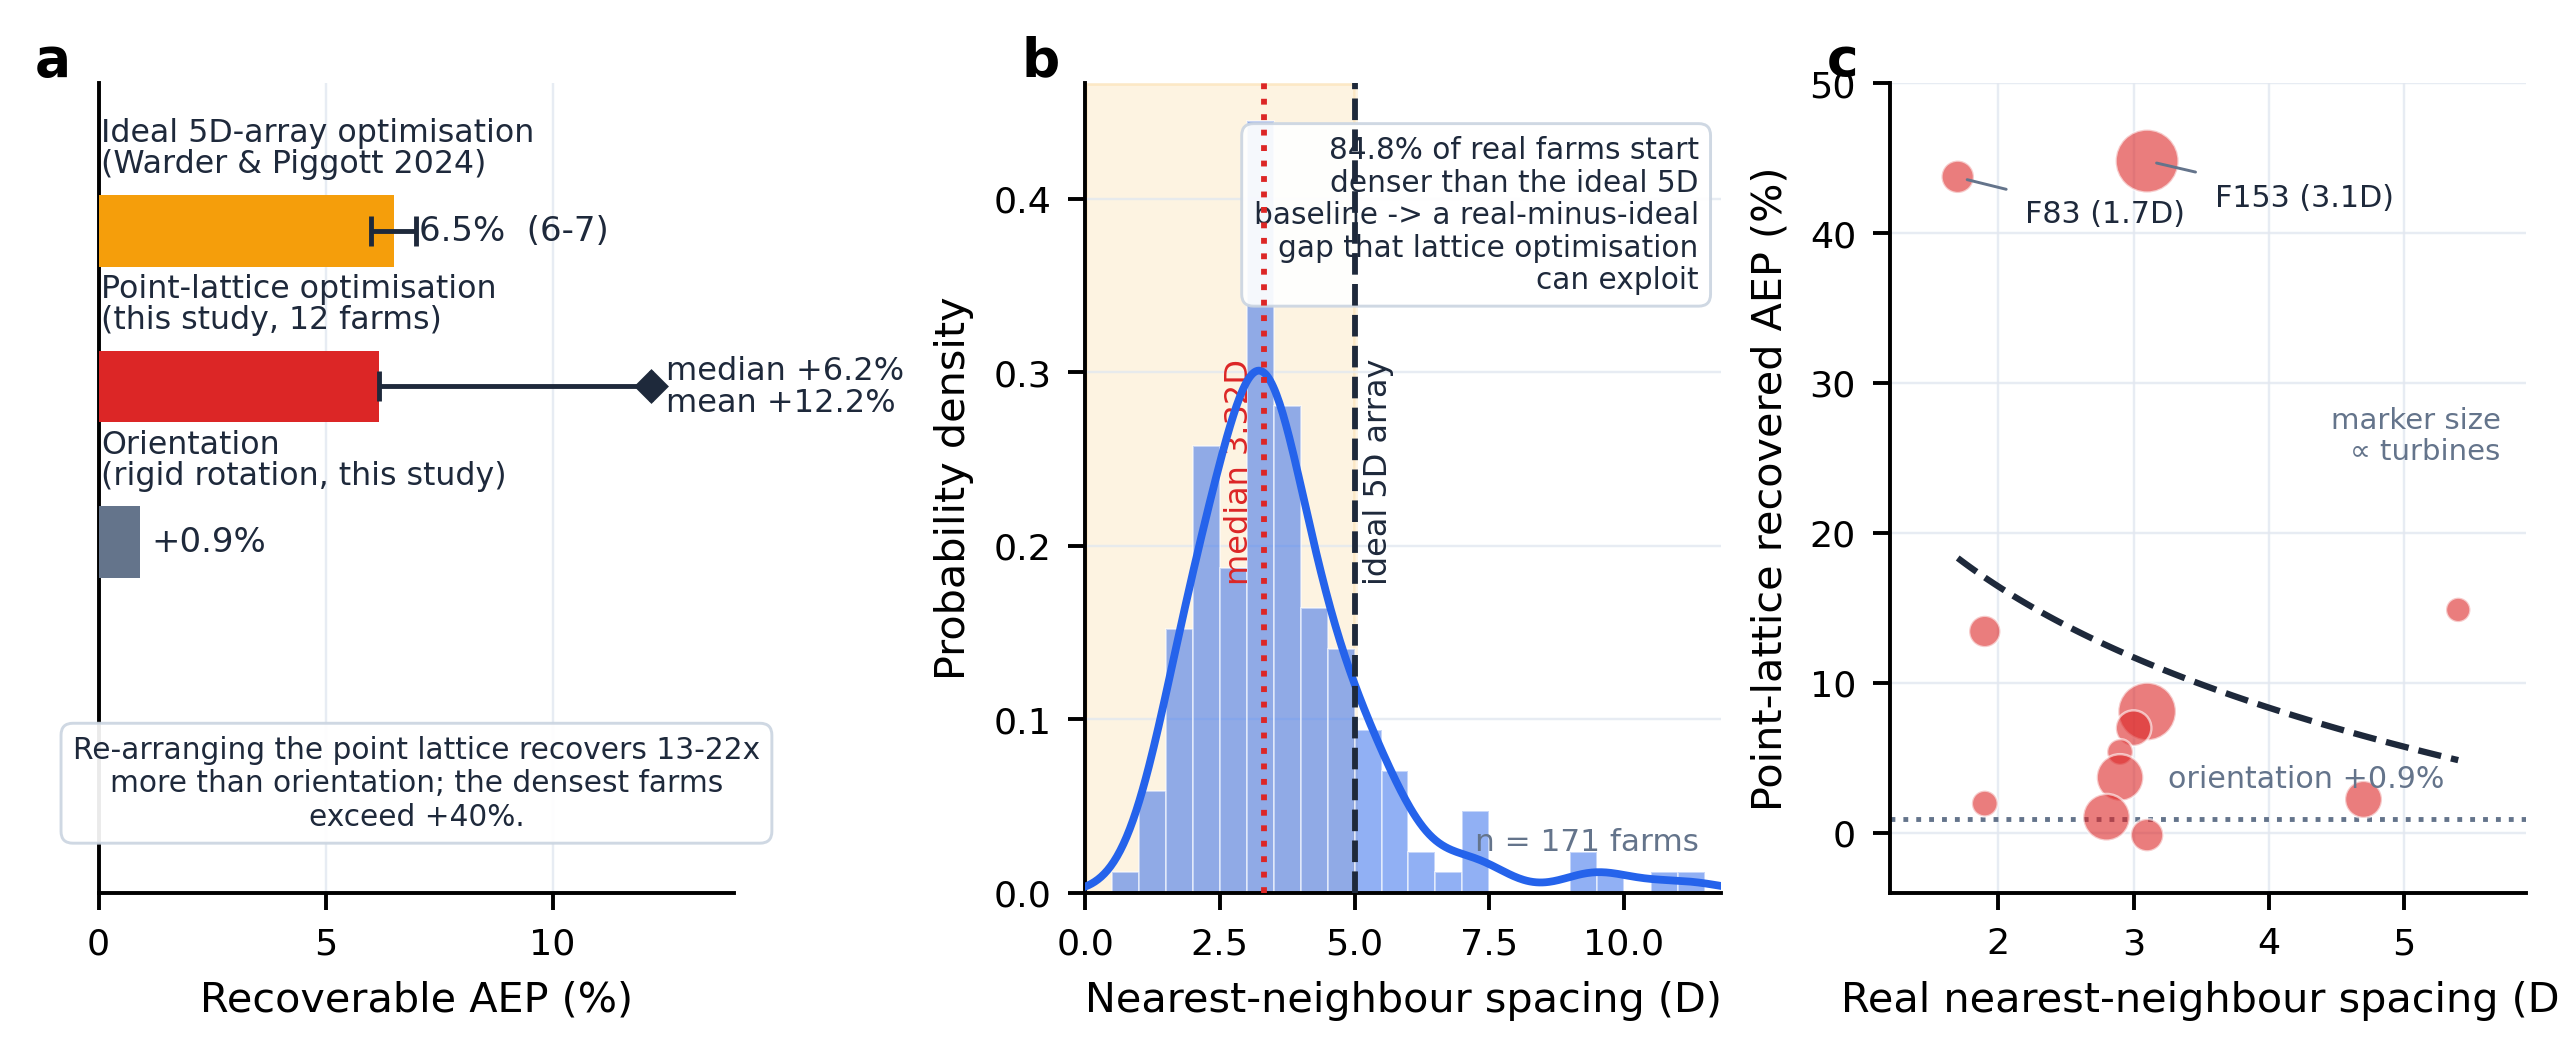

Source code (Python):
import sys, os
sys.path.insert(0, r"d:/onedrive/01_科研与论文/08_风向建设/分析材料_几何主导杠杆/figures")
from nc_style import PAL, REGION_COL, PARADIGM_COL, apply_style, panel_label, savefig
apply_style()

import textwrap
import numpy as np
import pandas as pd
import matplotlib.pyplot as plt
from scipy.stats import gaussian_kde

# ----------------------------------------------------------------------
# Data
# ----------------------------------------------------------------------
SPACING_CSV = (r"d:/onedrive/01_科研与论文/08_风向建设/wind-direction-to-electricity-transition/"
               r"task1_output/task1_paradigm_classification.csv")
spacing = pd.read_csv(SPACING_CSV)["spacing_d"].dropna().to_numpy()
n_farms = spacing.size                     # 171
med = float(np.median(spacing))            # 3.32
frac_below5 = float((spacing < 5).mean())  # 0.848
pct_below5 = frac_below5 * 100.0           # 84.8

# Point-lattice optimisation POC (12 representative farms)
POC = pd.read_csv(r"d:/onedrive/01_科研与论文/08_风向建设/分析材料_几何主导杠杆/data_derived/qiming_poc_analysis.csv")
poc_pct = POC["AEP_pct"].to_numpy()
poc_sp  = POC["spacing_D_real"].to_numpy()
poc_n   = POC["n_turb"].to_numpy()
poc_med = float(np.median(poc_pct))        # 6.2
poc_mean = float(np.mean(poc_pct))         # 12.2
poc_max = float(np.max(poc_pct))           # 44.8

OUT = r"d:/onedrive/01_科研与论文/08_风向建设/分析材料_几何主导杠杆/figures/Fig4_recoverable_envelope.png"

# ----------------------------------------------------------------------
# Figure
# ----------------------------------------------------------------------
fig, axes = plt.subplots(1, 3, figsize=(7.2, 2.9), layout="constrained")
axA, axB, axC = axes

# ======================================================================
# Panel (a) -- recoverable AEP by lever  (horizontal bars)
# ======================================================================
bar_h = 0.46
y_or, y_wflo, y_lit = 1, 2, 3
labels = {
    y_or:   "Orientation\n(rigid rotation, this study)",
    y_wflo: "Point-lattice optimisation\n(this study, 12 farms)",
    y_lit:  "Ideal 5D-array optimisation\n(Warder & Piggott 2024)",
}

# lever 1: orientation (real)
axA.barh(y_or, 0.92, height=bar_h, color=PAL["neutral"], zorder=3)
axA.text(0.92 + 0.25, y_or, "+0.9%", va="center", ha="left",
         fontsize=7, color=PAL["ink"], zorder=4)

# lever 2: point-lattice POC (real): median bar + mean whisker + max callout
axA.barh(y_wflo, poc_med, height=bar_h, color=PAL["highlight"], zorder=3)
axA.errorbar(poc_mean, y_wflo, xerr=[[poc_mean - poc_med], [0]], fmt="none",
             ecolor=PAL["ink"], elinewidth=1.0, capsize=3, capthick=1.0, zorder=5)
axA.plot(poc_mean, y_wflo, marker="D", ms=4.2, color=PAL["ink"], zorder=6)
axA.text(poc_mean + 0.35, y_wflo, "median +6.2%\nmean +12.2%",
         va="center", ha="left", fontsize=6.6, color=PAL["ink"],
         linespacing=1.05, zorder=4)

# lever 3: ideal 5D-array optimisation (literature anchor, 6-7%)
axA.barh(y_lit, 6.5, height=bar_h, color=PAL["accent"], zorder=3)
axA.errorbar(6.5, y_lit, xerr=0.5, fmt="none", ecolor=PAL["ink"],
             elinewidth=1.0, capsize=3, capthick=1.0, zorder=5)
axA.text(6.5 + 0.55, y_lit, "6.5%  (6-7)", va="center", ha="left",
         fontsize=7, color=PAL["ink"], zorder=4)

# category labels above each bar
for y, lab in labels.items():
    axA.text(0.05, y + 0.33, lab, va="bottom", ha="left",
             fontsize=6.5, color=PAL["ink"], linespacing=1.0)

axA.set_xlim(0, 14)
axA.set_ylim(-1.25, 3.95)
axA.set_yticks([])
axA.set_xlabel("Recoverable AEP (%)")
axA.grid(axis="x", zorder=0)
axA.grid(axis="y", visible=False)

annot_a = ("Re-arranging the point lattice recovers 13-22x more "
           "than orientation; the densest farms exceed +40%.")
axA.text(0.5, 0.135, textwrap.fill(annot_a, 46),
         transform=axA.transAxes, ha="center", va="center",
         fontsize=6.1, color=PAL["ink"], linespacing=1.2,
         bbox=dict(boxstyle="round,pad=0.4", fc="white",
                   ec=PAL["light"], lw=0.6, alpha=0.92))
panel_label(axA, "a")

# ======================================================================
# Panel (b) -- real spacing distribution vs ideal 5D baseline
# ======================================================================
xmax = 11.8
bins = np.arange(0, 12.0 + 1e-9, 0.5)
axB.hist(spacing, bins=bins, density=True, color=PAL["baseline"],
         alpha=0.50, edgecolor="white", linewidth=0.4, zorder=2)

grid = np.linspace(0, xmax, 400)
kde = gaussian_kde(spacing)
axB.plot(grid, kde(grid), color=PAL["baseline"], lw=1.6, zorder=4)

axB.axvspan(0, 5, color=PAL["accent"], alpha=0.12, zorder=0)

ytop = axB.get_ylim()[1]
axB.axvline(5, color=PAL["ink"], ls="--", lw=1.2, zorder=5)
axB.text(5.16, ytop * 0.52, "ideal 5D array",
         rotation=90, va="center", ha="left", fontsize=6.6, color=PAL["ink"])
axB.axvline(med, color=PAL["highlight"], ls=":", lw=1.2, zorder=5)
axB.text(med - 0.16, ytop * 0.52,
         "median %.2fD" % med, rotation=90, va="center", ha="right",
         fontsize=6.6, color=PAL["highlight"])

axB.set_xlim(0, xmax)
axB.set_xlabel("Nearest-neighbour spacing (D)")
axB.set_ylabel("Probability density")
axB.grid(axis="y", zorder=0)
axB.grid(axis="x", visible=False)

annot_b = ("%.1f%% of real farms start denser than the ideal 5D "
           "baseline -> a real-minus-ideal gap that lattice "
           "optimisation can exploit" % pct_below5)
axB.text(0.965, 0.935, textwrap.fill(annot_b, 30),
         transform=axB.transAxes, ha="right", va="top",
         fontsize=6.1, color=PAL["ink"], linespacing=1.15,
         bbox=dict(boxstyle="round,pad=0.4", fc="white",
                   ec=PAL["light"], lw=0.6, alpha=0.92))
axB.text(0.965, 0.045, "n = %d farms" % n_farms, transform=axB.transAxes,
         ha="right", va="bottom", fontsize=6.4, color=PAL["neutral"])
panel_label(axB, "b")

# ======================================================================
# Panel (c) -- POC recovered AEP vs real spacing (denser -> more recovery)
# ======================================================================
sizes = poc_n / poc_n.max() * 150 + 18
axC.scatter(poc_sp, poc_pct, s=sizes, color=PAL["highlight"], alpha=0.60,
            edgecolor="white", linewidth=0.5, zorder=3)

# log-fit trend (recovery falls as spacing grows)
coef = np.polyfit(np.log(poc_sp), poc_pct, 1)
xx = np.linspace(poc_sp.min(), poc_sp.max(), 100)
axC.plot(xx, np.polyval(coef, np.log(xx)), color=PAL["ink"], lw=1.3,
         ls="--", zorder=4)

# annotate the two densest, highest-recovery farms
for sp, pc, tag in [(1.7, 43.7, "F83 (1.7D)"), (3.1, 44.8, "F153 (3.1D)")]:
    axC.annotate(tag, xy=(sp, pc), xytext=(sp + 0.5, pc - 3.0),
                 fontsize=6.2, color=PAL["ink"],
                 arrowprops=dict(arrowstyle="-", color=PAL["neutral"], lw=0.6))

axC.axhline(0.92, color=PAL["neutral"], ls=":", lw=1.0, zorder=2)
axC.text(5.3, 2.6, "orientation +0.9%", fontsize=6.2, color=PAL["neutral"],
         ha="right", va="bottom")

axC.set_xlim(1.2, 5.9)
axC.set_ylim(-4, 50)
axC.set_xlabel("Real nearest-neighbour spacing (D)")
axC.set_ylabel("Point-lattice recovered AEP (%)")
axC.grid(True, color="#E2E8F0", linewidth=0.5, alpha=0.8, zorder=0)
axC.text(0.96, 0.60, "marker size\n∝ turbines", transform=axC.transAxes,
         ha="right", va="top", fontsize=6.0, color=PAL["neutral"],
         linespacing=1.1)
panel_label(axC, "c")

# ----------------------------------------------------------------------
savefig(fig, OUT)
print("exists:", os.path.exists(OUT), "bytes:", os.path.getsize(OUT))
